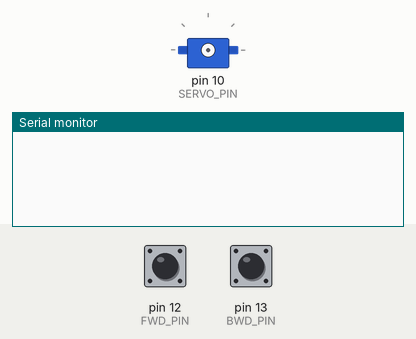
The sketch below on a simulated Arduino Mega 2560, built with avr-gcc and run on an emulated ATmega2560. Parts: servo, the last lines printed to the serial monitor. Wiring (inferred from the names in the program): servo: signal pin 10. Inputs (shaded band) come from the test bench; at power-on: pin 12 (FWD_PIN) HIGH, pin 13 (BWD_PIN) HIGH. Servo pulses on a pin are drawn as a servo (544–2400 µs = 0–180°).

Above: at 1.2 s.
1.3 s: pin 12 (FWD_PIN) pulled LOW for 0.15 s
At 2.6 s:
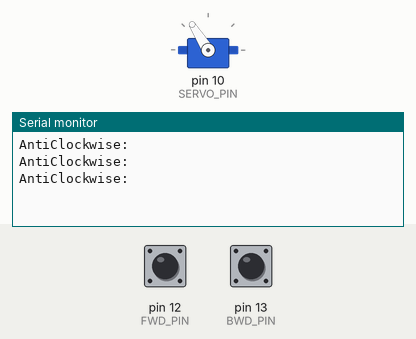
2.9 s: pin 13 (BWD_PIN) pulled LOW for 0.15 s
At 4.1 s:
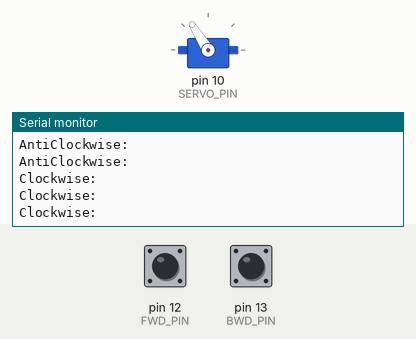

Measured:
- after the input at 1.3 s, the serial monitor: prints a new line after 0.06 s (image 1)
- after the input at 2.9 s, the serial monitor: prints a new line after 0.06 s (image 2)

The sketch:

servo_sweep_manual.ino
```cpp
#define SERVO_PIN         10  // Any pin on the Arduino or Mega will work.
#define FWD_PIN    12
#define BWD_PIN    13
float incomingbyte = 0;

void setup()
{
  pinMode(SERVO_PIN, OUTPUT);
  pinMode(FWD_PIN, INPUT_PULLUP);
  pinMode(BWD_PIN, INPUT_PULLUP);
  Serial.begin(9600);
}

int lenMicroSecondsOfPeriod = 25 * 1000; // 20 milliseconds (ms)
int len = 1000; // 1.0 ms is 0 degrees**MOD THIS VALUE TO CHANGE POSITION**
int lenMicroSecondsOfPulse = 0;
float currentposition = 0;

void loop()
{
  if(digitalRead(FWD_PIN) == LOW)
  {
  lenMicroSecondsOfPulse = 1800;
  digitalWrite(SERVO_PIN, HIGH);
  delayMicroseconds(lenMicroSecondsOfPulse);
  digitalWrite(SERVO_PIN, LOW);
  delayMicroseconds(lenMicroSecondsOfPeriod - lenMicroSecondsOfPulse);
  delay(50);
  Serial.print("AntiClockwise:");
  Serial.print("\n");
  }
  if(digitalRead(BWD_PIN) == LOW)
  {
  currentposition = 0;
  lenMicroSecondsOfPulse = currentposition*len;
  digitalWrite(SERVO_PIN, HIGH);
  delayMicroseconds(lenMicroSecondsOfPulse);
  digitalWrite(SERVO_PIN, LOW);
  delayMicroseconds(lenMicroSecondsOfPeriod - lenMicroSecondsOfPulse);

  delay(50);
  Serial.print("Clockwise:");
  Serial.print("\n");
  }

 // Servos work by sending a 20 ms pulse.
 // 1.0 ms at the start of the pulse will turn the servo to the 0 degree position
 // 1.5 ms at the start of the pulse will turn the servo to the 90 degree position
 // 2.0 ms at the start of the pulse will turn the servo to the 180 degree position
 // Turn voltage high to start the period and pulse
 //digitalWrite(SERVO_PIN, HIGH);

 // Delay for the length of the pulse
// delayMicroseconds(lenMicroSecondsOfPulse);

 // Turn the voltage low for the remainder of the pulse
// digitalWrite(SERVO_PIN, LOW);

 // Delay this loop for the remainder of the period so we don't
 // send the next signal too soon or too late
// delayMicroseconds(lenMicroSecondsOfPeriod - lenMicroSecondsOfPulse);
// delay(100);

}
```
